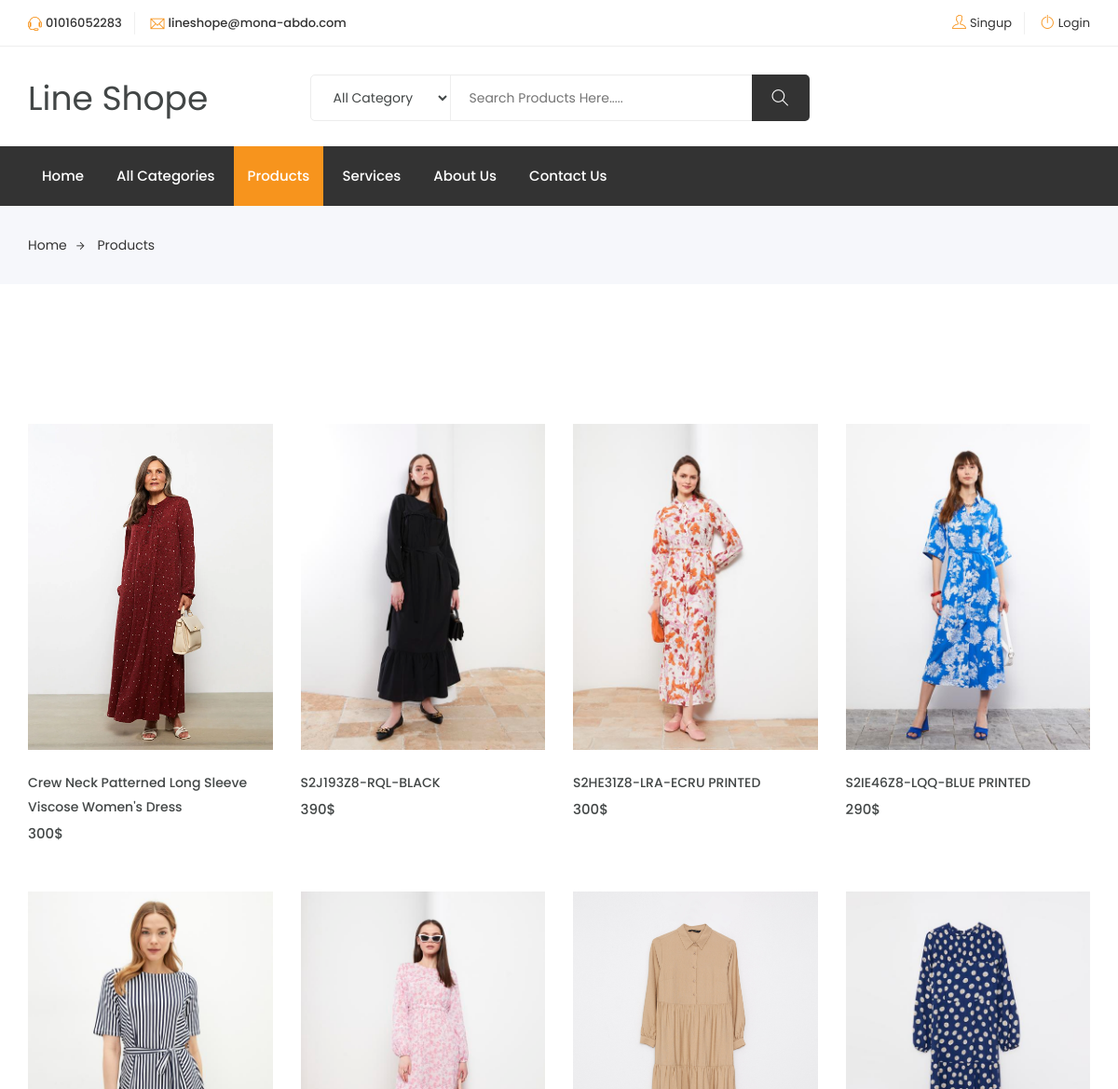
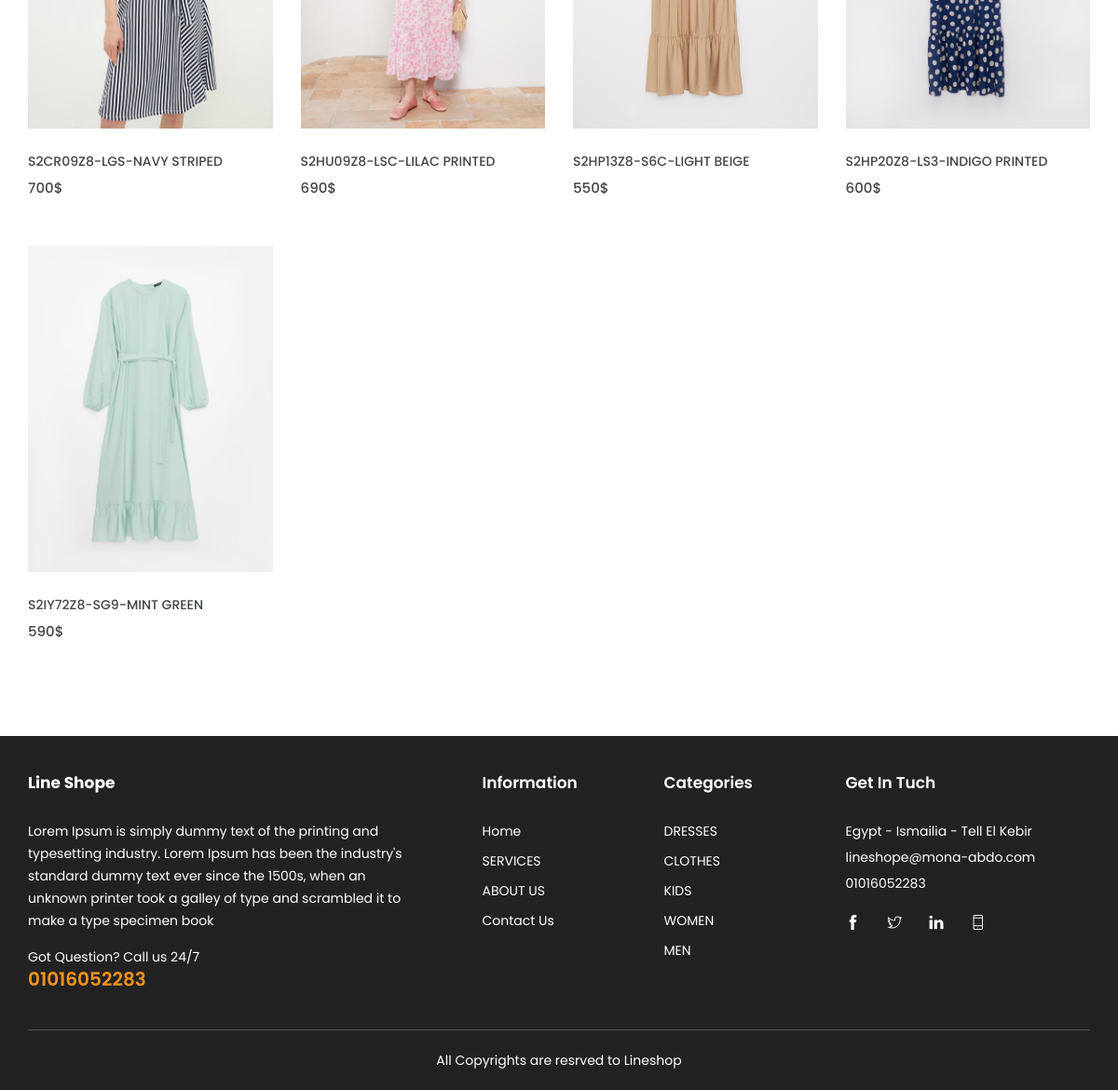
/products.php, run on the app's committed database (2 pictures, top to bottom).
### tables this page shows
CREATE TABLE `settings` (
  `id` tinyint(4) NOT NULL,
  `site_name` varchar(50) NOT NULL,
  `site_email` varchar(150) NOT NULL,
  `site_phone` varchar(50) NOT NULL,
  `site_link` varchar(255) NOT NULL,
  `site_status` tinyint(1) NOT NULL DEFAULT 1,
  `site_tags` varchar(255) NOT NULL,
  `site_desc` tinytext NOT NULL,
  `site_text_close` tinytext NOT NULL,
  `site_copyrights` tinytext NOT NULL,
  `site_summery` varchar(255) NOT NULL,
  `fb_url` varchar(255) NOT NULL,
  `tw_url` varchar(255) NOT NULL,
  `ln_url` varchar(255) NOT NULL,
  `wh_url` varchar(255) NOT NULL,
  `site_address` varchar(255) NOT NULL,
  `site_logo` varchar(150) NOT NULL,
  `slider_background` varchar(255) NOT NULL,
  `userid` tinyint(4) NOT NULL DEFAULT 1
);

CREATE TABLE `pages` (
  `id` tinyint(4) NOT NULL,
  `title` varchar(255) NOT NULL,
  `content` mediumtext NOT NULL,
  `status` tinyint(1) NOT NULL DEFAULT 1,
  `user_id` int(11) NOT NULL,
  `created_at` datetime NOT NULL,
  `updated_at` datetime NOT NULL
);

CREATE TABLE `files` (
  `id` int(11) NOT NULL,
  `product_id` int(11) NOT NULL,
  `file_name` varchar(255) NOT NULL,
  `file_size` varchar(255) NOT NULL,
  `file_dir` varchar(255) NOT NULL
);

CREATE TABLE `products` (
  `id` int(11) NOT NULL,
  `title` varchar(255) NOT NULL,
  `category_id` tinyint(4) NOT NULL,
  `status` tinyint(1) NOT NULL,
  `user_id` tinyint(4) NOT NULL,
  `price` smallint(6) NOT NULL,
  `discount` tinyint(4) NOT NULL DEFAULT 0,
  `quantity` tinyint(4) NOT NULL DEFAULT 0,
  `details` text NOT NULL,
  `views` mediumint(9) NOT NULL,
  `created_at` datetime NOT NULL DEFAULT current_timestamp(),
  `updated_at` datetime NOT NULL DEFAULT current_timestamp()
);

CREATE TABLE `categories` (
  `id` tinyint(4) NOT NULL,
  `name` varchar(50) NOT NULL,
  `description` varchar(255) DEFAULT NULL,
  `parent_id` tinyint(4) NOT NULL DEFAULT 0,
  `user_id` tinyint(4) NOT NULL,
  `status` tinyint(1) NOT NULL DEFAULT 0,
  `image` varchar(50) DEFAULT NULL,
  `created_at` datetime NOT NULL DEFAULT current_timestamp(),
  `updated_at` datetime NOT NULL DEFAULT current_timestamp()
);

### init.php (called while the page is built, shortened)
<?php
include "dashboard/config.php";
include "includes/functions/functions.php";
$css_front      = "assets/css/";

### includes/functions/functions.php (called while the page is built, shortened)
<?php
if(! function_exists('isActive')){
    function isActive($pageName,$page = 2){
        $uri_path = parse_url($_SERVER['REQUEST_URI'], PHP_URL_PATH);
        $uri_segments = explode('/', $uri_path);
        if($uri_segments[$page] == $pageName)
        {
            return 'active';
        }
        else
        {
            return '';
        }
    }
}
if(! function_exists('get_all_rows_data')){
    function get_all_rows_data($tbl,$col,$id,$limit = ''){
        global $con;
        if($limit == ''){
            $stmt = $con->prepare("SELECT * FROM $tbl WHERE $col = ? ORDER BY id DESC");
            $stmt->execute(array($id));
        }else{
            $stmt = $con->prepare("SELECT * FROM $tbl WHERE $col = ? ORDER BY id DESC LIMIT $limit");
            $stmt->execute(array($id));
        }
        $rows = $stmt->fetchAll();
        return $rows;
    }
}
if(! function_exists('get_item')){
    function get_item($column,$tbl,$col_name,$id){
        global $con;
        $stmt = $con->prepare("SELECT $column FROM $tbl WHERE $col_name = ?");
        $stmt->execute(array($id));
        $row = $stmt->fetch();
        if($stmt->rowCount() > 0){
            return $row[$column];
        }
    }
}
if(! function_exists('paginate_records')){
    function paginate_records($tblname,$colname,$colVal,$limit){
        global $con;
        $perPage = $limit;
        $page = isset($_GET['page']) ? $_GET['page'] : 1;
        $starting_limit = ($page - 1) * $perPage;
        $query = "SELECT * FROM $tblname  WHERE $colname = $colVal ORDER BY id DESC LIMIT $starting_limit,$perPage";
        $data = $con->query($query)->fetchAll();
        return $data;
    }
}

### includes/templates/products.php (the view, shortened to what this page needs)
<div class="col-xl-3 col-lg-4 col-md-4 col-12">
	<div class="single-product">
		<div class="product-img">
			<a href="product.php?product_id=<?=$product['id']?>">
			<?php
				$images = get_all_rows_data('files','product_id',$product['id'],1);
				foreach($images as $img):
			?>
				<img class="default-img" width="100%" height="350" src="assets/uploads/products/<?=$img['file_name']?>" alt="#">
			<?php endforeach; ?>
			</a>
		</div>
		<div class="product-content">
			<h3><a href="product.php?product_id=<?=$product['id']?>"><?= $product['title'] ?></a></h3>
				<div class="product-price">
					<span><?=$product['price']?>$</span>
				</div>
			</div>
	</div>
</div>

### includes/templates/header.php (shortened to what this page needs)
<?php
include "includes/functions/functions.php";
?>
<!DOCTYPE html>
<html lang="zxx">
<head>
	<link rel="stylesheet" href="<?=$css_front?>bootstrap.css">
    <link rel="stylesheet" href="<?=$css_front?>magnific-popup.min.css">
    <link rel="stylesheet" href="<?=$css_front?>font-awesome.css">
	<link rel="stylesheet" href="<?=$css_front?>jquery.fancybox.min.css">
    <link rel="stylesheet" href="<?=$css_front?>themify-icons.css">
    <link rel="stylesheet" href="<?=$css_front?>niceselect.css">
    <link rel="stylesheet" href="<?=$css_front?>animate.css">
	<link rel="stylesheet" href="<?=$css_front?>flex-slider.min.css">
	<link rel="stylesheet" href="<?=$css_front?>jquery.exzoom.css"/>
    <link rel="stylesheet" href="<?=$css_front?>owl-carousel.css">
    <link rel="stylesheet" href="<?=$css_front?>slicknav.min.css">
	<link rel="stylesheet" href="https://cdn.datatables.net/1.11.3/css/jquery.dataTables.min.css">
    <link rel="stylesheet" href="https://unpkg.com/dropzone@5/dist/min/dropzone.min.css" type="text/css" />
	<link rel="stylesheet" href="<?=$css_front?>reset.css">
	<link rel="stylesheet" href="<?=$css_front?>style.css">
    <link rel="stylesheet" href="<?=$css_front?>responsive.css">
	<link rel="stylesheet" href="<?=$css_front?>myStyle.css">
	<?php
		$site_status = get_item('site_status','settings','id',1);
	?>
</head>
<body class="js">
	<header class="header shop">
		<div class="topbar">
			<div class="container">
				<div class="row">
					<div class="col-lg-5 col-md-12 col-12">
						<div class="top-left">
							<ul class="list-main">
								<li><i class="ti-headphone-alt"></i><?=get_item('site_phone','settings','id',1)?></li>
								<li><i class="ti-email"></i><?=get_item('site_email','settings','id',1)?></li>
							</ul>
						</div>
					</div>
					<div class="col-lg-7 col-md-12 col-12">
						<div class="right-content">
							<ul class="list-main">
								<?php if(isset($_SESSION['user_id']) && $_SESSION['user_id'] != ''): ?>
								<li><i class="ti-user"></i><a href="profile.php"><?=$_SESSION['username']?></a></li>
								<li><i class="ti-power-off"></i><a href="logout.php">Logout</a></li>
								<?php else: ?>
								<li><i class="ti-user"></i><a href="singup.php">Singup</a></li>
								<li><i class="ti-power-off"></i><a href="login.php">Login</a></li>
								<?php endif ?>
							</ul>
						</div>
					</div>
				</div>
			</div>
		</div>
		<div class="middle-inner">
			<div class="container">
				<div class="row">
					<div class="col-lg-2 col-md-2 col-12">
						<div class="logo">
							<a href="index.php" class="navbar-brand site_name"><?=get_item('site_name','settings','id',1)?></a>
						</div>
					</div>
					<div class="col-lg-8 col-md-7 col-12">
						<div class="search-bar-top">
							<div class="search-bar">
								<select class="nice-select" id="search_cats">
									<option selected="selected">All Category</option>
									<?php
									foreach(get_all_rows_data('categories','status',1) as $cat){
										echo '<option value="'.$cat['id'].'">'.$cat['name'].'</option>';
									}
									?>
								</select>
								<form method="GET" action="searchresult.php">
									<input name="search_key" placeholder="Search Products Here....." type="search">
									<button class="btnn" type="submit"><i class="ti-search"></i></button>
								</form>
							</div>
						</div>
					</div>
					<div class="col-lg-2 col-md-3 col-12">
					</div>
				</div>
			</div>
		</div>
		<div class="header-inner">
			<div class="container">
				<div class="cat-nav-head">
					<div class="row">
						<div class="col-lg-<?=(isActive('index.php',1) == 'active' || isActive('',1) == 'active')? '9' : '12'?> col-12">
							<div class="menu-area">
								<nav class="navbar navbar-expand-lg">
									<div class="navbar-collapse">
										<div class="nav-inner">
											<ul class="nav main-menu menu navbar-nav">
													<li class="<?=isActive('index.php',1)?><?=isActive('',1)?>"><a href="index.php">Home</a></li>
													<li class="<?=isActive('categories.php',1)?>"><a href="categories.php">All Categories</a></li>
													<li class="<?=isActive('products.php',1)?>"><a href="products.php">Products</a></li>
													<?php
														$pages = get_all_rows_data('pages','status',1,3);
														foreach($pages as $page){
															(isset($_GET['page_id']) && $_GET['page_id'] == $page['id'])? $class='active' : $class = '';
															echo '<li class="'.$class.'"><a href="page.php?page_id='.$page['id'].'">'.$page['title'].'</a></li>';
														}
													?>
													<li class="<?=isActive('contact.php',1)?>"><a href="contact.php">Contact Us</a></li>
												</ul>
										</div>
									</div>
								</nav>
							</div>
						</div>
					</div>
				</div>
			</div>
		</div>
	</header>

### products.php (shortened to what this page needs)
<?php
include "init.php";
include $tpl."header.php";
$rows = paginate_records('products','status',1,16);
?>
    <div class="breadcrumbs">
		<div class="container">
			<div class="row">
				<div class="col-12">
					<div class="bread-inner">
						<ul class="bread-list">
							<li><a href="index.php">Home<i class="ti-arrow-right"></i></a></li>
							<li class="active"><a href="products.php">products</a></li>
						</ul>
					</div>
				</div>
			</div>
		</div>
	</div>
	<section class="product-area section" >
		<div class="container">
					<div class="row">
						<div class="col-lg-12 col-12">
                            <div class="single-list">
    						<div class="row">
    						    <?php
    						        foreach($rows as $product):
    						            if($product['status'] == 1):
    						                 include $tpl."products.php";
    							        endif;
    							    endforeach;
    							?>
    						</div>
    					    </div>
						</div>
					</div>
			</div>
	</section>
<?php
include $tpl."footer.php";
?>

### includes/templates/footer.php (shortened to what this page needs)
<footer class="footer">
		<div class="footer-top section">
			<div class="container">
				<div class="row">
					<div class="col-lg-5 col-md-6 col-12">
						<div class="single-footer about">
							<div class="logo">
								<h4><a href="index.php" style="color:#fff;font-size:17px;font-weight:bold"><?=get_item('site_name','settings','id',1)?></a></h4>
							</div>
							<p class="text"><?=get_item('site_summery','settings','id',1);?></p>
							<p class="call">Got Question? Call us 24/7<span><a href="<?=get_item('wh_url','settings','id',1)?>"><?=get_item('site_phone','settings','id',1)?></a></span></p>
						</div>
					</div>
					<div class="col-lg-2 col-md-6 col-12">
						<div class="single-footer links">
							<h4>Information</h4>
							<ul>
								<li><a href="index.php">Home</a></li>
								<?php
									$pages = get_all_rows_data('pages','status',1,3);
									foreach($pages as $page){
										echo '<li><a href="page.php?id='.$page['id'].'">'.strtoupper($page['title']).'</a></li>';
									}
								?>
								<li><a href="contact.php">Contact Us</a></li>
							</ul>
						</div>
					</div>
					<div class="col-lg-2 col-md-6 col-12">
						<div class="single-footer links">
							<h4>Categories</h4>
							<ul>
							<?php
								$cats = get_all_rows_data('categories','status',1,5);
								foreach($cats as $cat){
									echo '<li><a href="category.php?category_id='.$cat['id'].'">'.strtoupper($cat['name']).'</a></li>';
								}
							?>
							</ul>
						</div>
					</div>
					<div class="col-lg-3 col-md-6 col-12">
						<div class="single-footer social">
							<h4>Get In Tuch</h4>
							<div class="contact">
								<ul>
									<li><?=get_item('site_address','settings','id',1)?></li>
									<li><?=get_item('site_email','settings','id',1)?></li>
									<li><?=get_item('site_phone','settings','id',1)?></li>
								</ul>
							</div>
							<ul>
								<li><a href="<?=get_item('fb_url','settings','id',1)?>"><i class="ti-facebook"></i></a></li>
								<li><a href="<?=get_item('tw_url','settings','id',1)?>"><i class="ti-twitter"></i></a></li>
								<li><a href="<?=get_item('ln_url','settings','id',1)?>"><i class="ti-linkedin"></i></a></li>
								<li><a href="<?=get_item('wh_url','settings','id',1)?>"><i class="ti-mobile"></i></a></li>
							</ul>
						</div>
					</div>
				</div>
			</div>
		</div>
		<div class="copyright">
			<div class="container">
				<div class="inner">
					<div class="row">
						<div class="col-lg-12 col-12">
							<div>
								<p class="text-center">	<?=get_item('site_copyrights','settings','id',1);?></p>
							</div>
						</div>
					</div>
				</div>
			</div>
		</div>
	</footer>
</body>
</html>

### assets/css/niceselect.css (style rules this page uses)
.nice-select { -webkit-tap-highlight-color: transparent; background-color: #fff; border-radius: 5px; border: solid 1px #e8e8e8; box-sizing: border-box; clear: both; cursor: pointer; display: block; float: left; font-family: inherit; font-size: 15px; font-weight: normal; height: 42px; line-height: 27px; outline: none; padding-left: 18px; padding-right: 30px; position: relative; text-align: left !important; -webkit-transition: all 0.2s ease-in-out; transition: all 0.2s ease-in-out; -webkit-user-select: none; -moz-user-select: none; -ms-user-select: none; user-select: none; white-space: nowrap; width: auto; margin-bottom: 16px; }
.nice-select:after { border-bottom: 2px solid #999; border-right: 2px solid #999; content: ''; display: block; height: 8px; margin-top: -4px; pointer-events: none; position: absolute; right: 12px; top: 50%; -webkit-transform-origin: 66% 66%; -ms-transform-origin: 66% 66%; transform-origin: 66% 66%; -webkit-transform: rotate(45deg); -ms-transform: rotate(45deg); transform: rotate(45deg); -webkit-transition: all 0.15s ease-in-out; transition: all 0.15s ease-in-out; width: 8px; }

### data on the page
settings: get_item('site_phone','settings','id',1) "01016052283", site_email "lineshope@mona-abdo.com", site_name "Line Shope", site_summery "Lorem Ipsum is simply dummy text of the printing and typesetting industry. Lorem Ipsum has been the industry's standard dummy text ever since the 1500s, when an unknown printer took a galley of type and scrambled it to make a type specimen book", site_phone "01016052283", site_address "Egypt - Ismailia - Tell El Kebir", site_copyrights "All Copyrights are resrved to Lineshop"
pages: title "Services", title "SERVICES"
pages: title "About Us", title "ABOUT US"
products: title "Crew Neck Patterned Long Sleeve Viscose Women's Dress", price "300"
files: file_name (picture)
products: title "S2J193Z8-RQL-BLACK", price "390"
files: file_name (picture)
products: title "S2HE31Z8-LRA-ECRU PRINTED", price "300"
files: file_name (picture)
products: title "S2IE46Z8-LQQ-BLUE PRINTED", price "290"
files: file_name (picture)
products: title "S2CR09Z8-LGS-NAVY STRIPED", price "700"
files: file_name (picture)
products: title "S2HU09Z8-LSC-LILAC PRINTED", price "690"
files: file_name (picture)
products: title "S2HP13Z8-S6C-LIGHT BEIGE", price "550"
files: file_name (picture)
products: title "S2HP20Z8-LS3-INDIGO PRINTED", price "600"
files: file_name (picture)
products: title "S2IY72Z8-SG9-MINT GREEN", price "590"
files: file_name (picture)
categories: name "DRESSES"
categories: name "CLOTHES"
categories: name "KIDS"
categories: name "WOMEN"
categories: name "MEN"
